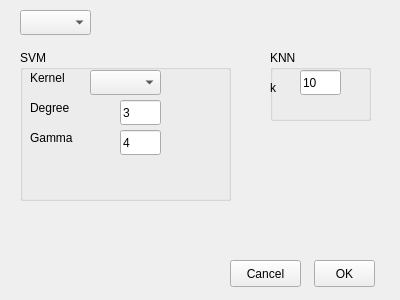
<?xml version="1.0" encoding="UTF-8"?>
<ui version="4.0">
 <class>ClassificationChooser</class>
 <widget class="QWidget" name="ClassificationChooser">
  <property name="geometry">
   <rect>
    <x>0</x>
    <y>0</y>
    <width>400</width>
    <height>300</height>
   </rect>
  </property>
  <property name="windowTitle">
   <string>Classification Chooser</string>
  </property>
  <widget class="QComboBox" name="cboClassificationMethod">
   <property name="geometry">
    <rect>
     <x>20</x>
     <y>10</y>
     <width>71</width>
     <height>25</height>
    </rect>
   </property>
  </widget>
  <widget class="QGroupBox" name="grpKNN">
   <property name="geometry">
    <rect>
     <x>270</x>
     <y>50</y>
     <width>101</width>
     <height>71</height>
    </rect>
   </property>
   <property name="title">
    <string>KNN</string>
   </property>
   <widget class="QLineEdit" name="txtKnnK">
    <property name="geometry">
     <rect>
      <x>30</x>
      <y>20</y>
      <width>41</width>
      <height>25</height>
     </rect>
    </property>
    <property name="text">
     <string>10</string>
    </property>
   </widget>
   <widget class="QLabel" name="lblK">
    <property name="geometry">
     <rect>
      <x>0</x>
      <y>30</y>
      <width>54</width>
      <height>15</height>
     </rect>
    </property>
    <property name="text">
     <string>k</string>
    </property>
   </widget>
  </widget>
  <widget class="QGroupBox" name="grpSVM">
   <property name="geometry">
    <rect>
     <x>20</x>
     <y>50</y>
     <width>211</width>
     <height>151</height>
    </rect>
   </property>
   <property name="title">
    <string>SVM</string>
   </property>
   <widget class="QComboBox" name="cboSvmKernel">
    <property name="geometry">
     <rect>
      <x>70</x>
      <y>20</y>
      <width>71</width>
      <height>25</height>
     </rect>
    </property>
   </widget>
   <widget class="QLabel" name="lblKernelType">
    <property name="geometry">
     <rect>
      <x>10</x>
      <y>20</y>
      <width>54</width>
      <height>15</height>
     </rect>
    </property>
    <property name="text">
     <string>Kernel</string>
    </property>
   </widget>
   <widget class="QLabel" name="lblDegree">
    <property name="geometry">
     <rect>
      <x>10</x>
      <y>50</y>
      <width>54</width>
      <height>15</height>
     </rect>
    </property>
    <property name="text">
     <string>Degree</string>
    </property>
   </widget>
   <widget class="QLabel" name="label_2">
    <property name="geometry">
     <rect>
      <x>10</x>
      <y>80</y>
      <width>54</width>
      <height>15</height>
     </rect>
    </property>
    <property name="text">
     <string>Gamma</string>
    </property>
   </widget>
   <widget class="QLineEdit" name="txtSvmDegree">
    <property name="geometry">
     <rect>
      <x>100</x>
      <y>50</y>
      <width>41</width>
      <height>25</height>
     </rect>
    </property>
    <property name="text">
     <string>3</string>
    </property>
   </widget>
   <widget class="QLineEdit" name="txtSvmGamma">
    <property name="geometry">
     <rect>
      <x>100</x>
      <y>80</y>
      <width>41</width>
      <height>25</height>
     </rect>
    </property>
    <property name="text">
     <string>4</string>
    </property>
   </widget>
  </widget>
  <widget class="QPushButton" name="btnOk">
   <property name="geometry">
    <rect>
     <x>314</x>
     <y>260</y>
     <width>61</width>
     <height>27</height>
    </rect>
   </property>
   <property name="text">
    <string>OK</string>
   </property>
  </widget>
  <widget class="QPushButton" name="btnCancel">
   <property name="geometry">
    <rect>
     <x>230</x>
     <y>260</y>
     <width>71</width>
     <height>27</height>
    </rect>
   </property>
   <property name="text">
    <string>Cancel</string>
   </property>
  </widget>
 </widget>
 <resources/>
 <connections/>
</ui>
